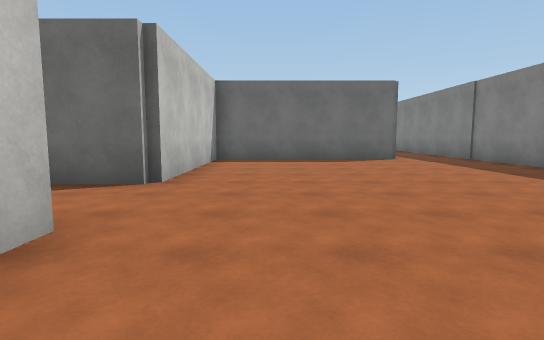
view 1 (above)

16 first-person views from a walk through a 3-D level made in the Unity game engine. The camera is 1.4 m above the floor, tilts 6° down and sees 80° across. The floor is counted in squares, 2 m on a side. Each view is taken from the middle of a square. On the plan, view 1 faces up. The plan holds only what a view shows up to about 10 squares ahead; the rest is blank. The place goes on beyond the plan. The player character is not drawn. Surface patterns are stand-ins for the level's own textures.

view 2
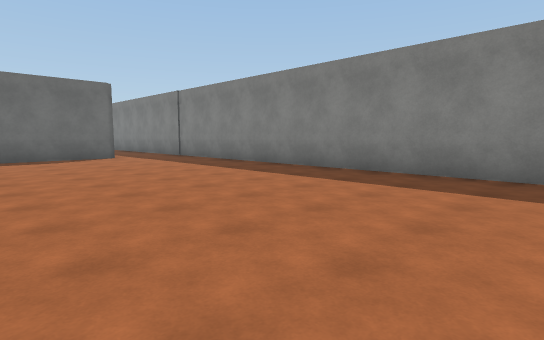

view 3
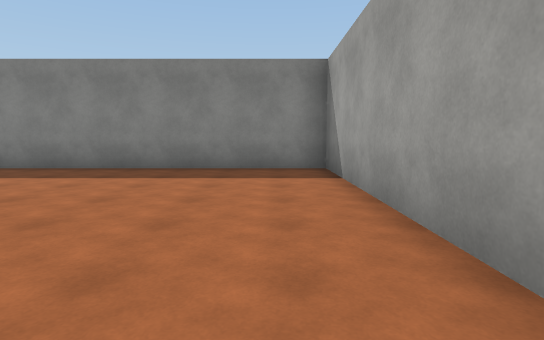

view 4
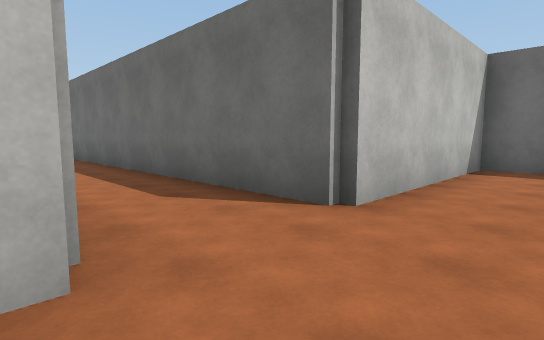

view 5
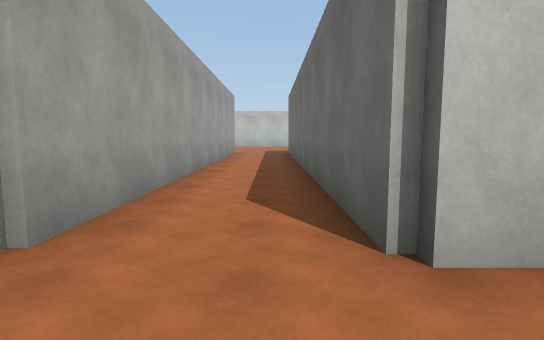

view 6
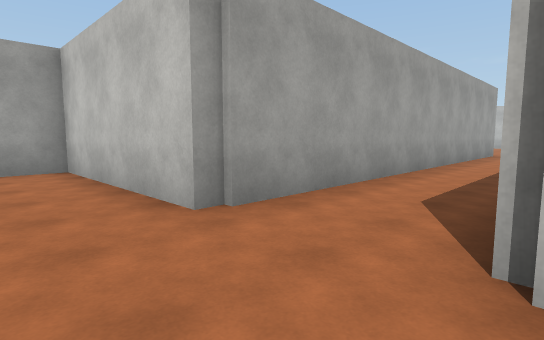

view 7
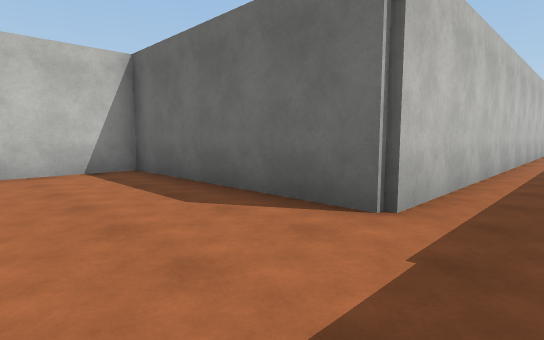

view 8
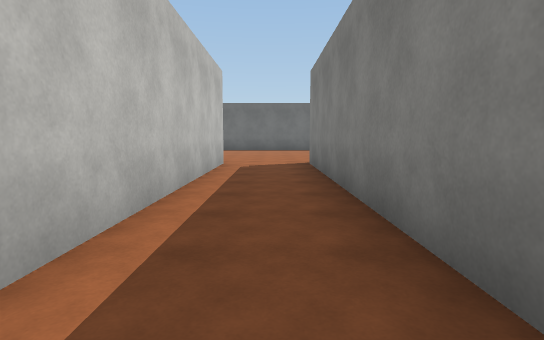

view 9
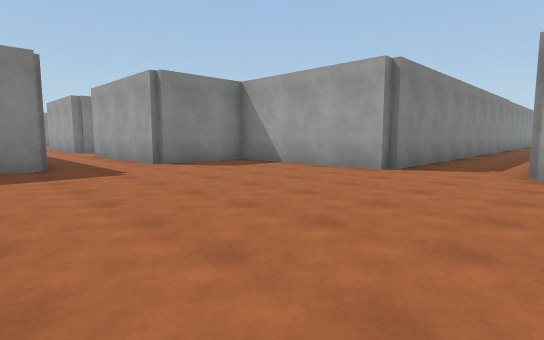

view 10
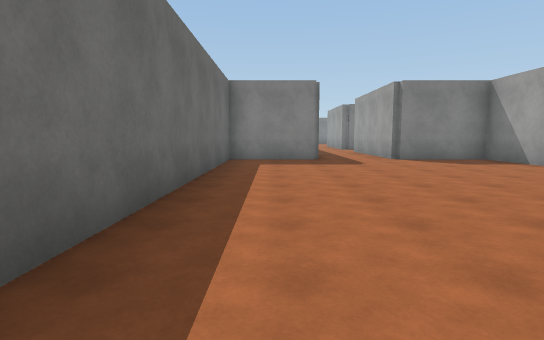

view 11
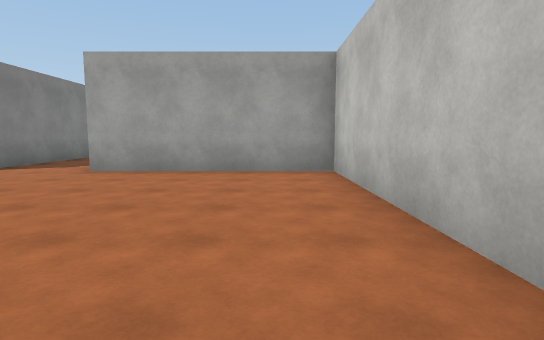

view 12
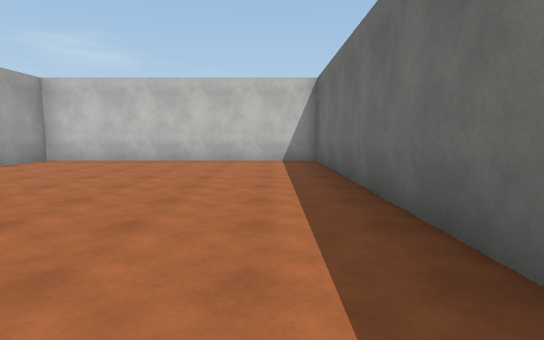

view 13
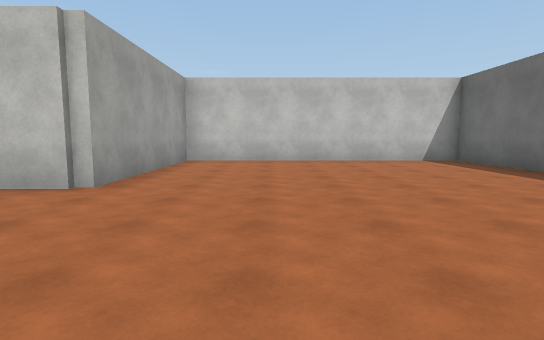

view 14
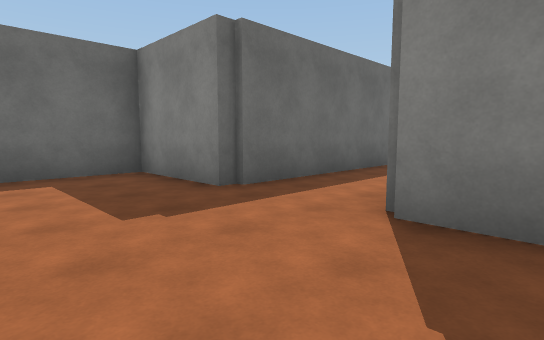

view 15
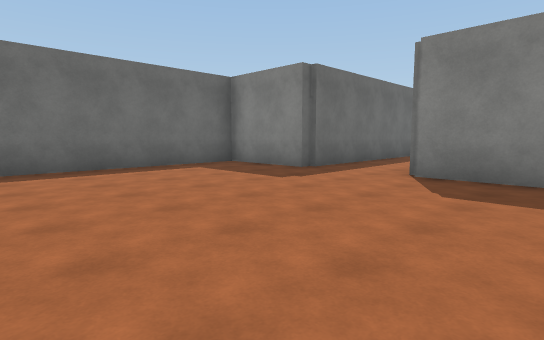

view 16
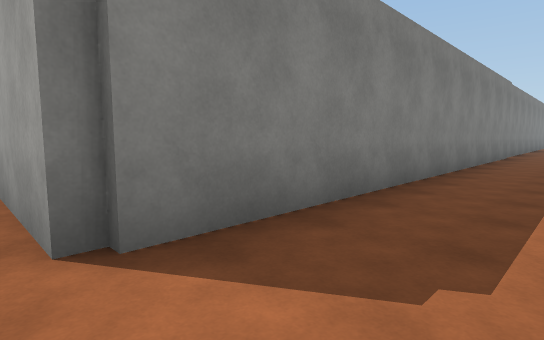

### Floor plan
Ten units are one square. View 1 is at (0, 0); x grows to the right and y downward. Boxes are objects, and circles mark ways between rooms. Rooms are numbered by the first view taken in them; rooms with no view inside come last. Other rooms are left out.
<svg viewBox="-120 -298 270 325">
<path fill="none" stroke="#000" d="M-115 -25 -17 -25 -17 22 60 22 60 -216M38 -216 38 -97 -17 -97 -17 -47 -112 -47M60 -216 107 -216 107 -244 136 -244M145 -266 107 -266 107 -293 -12 -293 -12 -216 38 -216"/>
<circle cx="45" cy="-210" r="3" fill="#2a7"/>
<text x="10" y="-60">1</text>
<text x="50" y="-260">2</text>
</svg>
Room 1 opens to room 2.

Where each view was taken, in squares from view 1:
view 1: 0 up, 0 right, facing up
view 2: 1 down, 0 right, facing up-right
view 3: 1 down, 1 left, facing right
view 4: 2 up, 0 right, facing up-left
view 5: 4 up, 0 right, facing left
view 6: 5 up, 0 right, facing down-left
view 7: 7 up, 5 right, facing up-left
view 8: 13 up, 5 right, facing up
view 9: 28 up, 3 right, facing down-right
view 10: 28 up, 1 right, facing right
view 11: 28 up, 0 right, facing down
view 12: 28 up, 8 right, facing left
view 13: 24 up, 8 right, facing left
view 14: 23 up, 8 right, facing up-right
view 15: 22 up, 5 right, facing up-right
view 16: 22 up, 4 right, facing down-right
